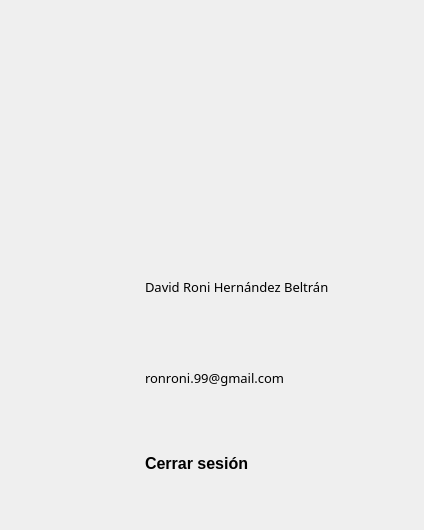
<?xml version="1.0" encoding="UTF-8"?>
<ui version="4.0">
 <class>Form</class>
 <widget class="QWidget" name="Form">
  <property name="geometry">
   <rect>
    <x>0</x>
    <y>0</y>
    <width>424</width>
    <height>530</height>
   </rect>
  </property>
  <property name="windowTitle">
   <string>Form</string>
  </property>
  <layout class="QVBoxLayout" name="verticalLayout">
   <item>
    <spacer name="verticalSpacer">
     <property name="orientation">
      <enum>Qt::Vertical</enum>
     </property>
     <property name="sizeHint" stdset="0">
      <size>
       <width>20</width>
       <height>40</height>
      </size>
     </property>
    </spacer>
   </item>
   <item>
    <layout class="QHBoxLayout" name="horizontalLayout">
     <item>
      <spacer name="horizontalSpacer_5">
       <property name="orientation">
        <enum>Qt::Horizontal</enum>
       </property>
       <property name="sizeHint" stdset="0">
        <size>
         <width>40</width>
         <height>20</height>
        </size>
       </property>
      </spacer>
     </item>
     <item>
      <widget class="QLabel" name="bel_imagenPerfilProfesor">
       <property name="minimumSize">
        <size>
         <width>180</width>
         <height>175</height>
        </size>
       </property>
       <property name="maximumSize">
        <size>
         <width>200</width>
         <height>200</height>
        </size>
       </property>
       <property name="styleSheet">
        <string notr="true"/>
       </property>
       <property name="text">
        <string/>
       </property>
       <property name="textInteractionFlags">
        <set>Qt::NoTextInteraction</set>
       </property>
      </widget>
     </item>
     <item>
      <spacer name="horizontalSpacer_6">
       <property name="orientation">
        <enum>Qt::Horizontal</enum>
       </property>
       <property name="sizeHint" stdset="0">
        <size>
         <width>40</width>
         <height>20</height>
        </size>
       </property>
      </spacer>
     </item>
    </layout>
   </item>
   <item>
    <spacer name="verticalSpacer_3">
     <property name="orientation">
      <enum>Qt::Vertical</enum>
     </property>
     <property name="sizeHint" stdset="0">
      <size>
       <width>20</width>
       <height>40</height>
      </size>
     </property>
    </spacer>
   </item>
   <item>
    <layout class="QHBoxLayout" name="horizontalLayout_3">
     <item>
      <spacer name="horizontalSpacer">
       <property name="orientation">
        <enum>Qt::Horizontal</enum>
       </property>
       <property name="sizeHint" stdset="0">
        <size>
         <width>40</width>
         <height>20</height>
        </size>
       </property>
      </spacer>
     </item>
     <item>
      <widget class="QLabel" name="label_4">
       <property name="minimumSize">
        <size>
         <width>60</width>
         <height>50</height>
        </size>
       </property>
       <property name="maximumSize">
        <size>
         <width>50</width>
         <height>50</height>
        </size>
       </property>
       <property name="baseSize">
        <size>
         <width>50</width>
         <height>50</height>
        </size>
       </property>
       <property name="styleSheet">
        <string notr="true">border-image: url(:/main/IMAGENES/profesor.png);
margin-left:10px;</string>
       </property>
       <property name="text">
        <string/>
       </property>
      </widget>
     </item>
     <item>
      <widget class="QLabel" name="bel_profesor_nombre">
       <property name="minimumSize">
        <size>
         <width>200</width>
         <height>20</height>
        </size>
       </property>
       <property name="maximumSize">
        <size>
         <width>200</width>
         <height>30</height>
        </size>
       </property>
       <property name="styleSheet">
        <string notr="true">font-family: TamilSangamMN;
font-size: 13px;</string>
       </property>
       <property name="text">
        <string>David Roni Hernández Beltrán</string>
       </property>
       <property name="openExternalLinks">
        <bool>true</bool>
       </property>
       <property name="textInteractionFlags">
        <set>Qt::TextSelectableByMouse</set>
       </property>
      </widget>
     </item>
     <item>
      <spacer name="horizontalSpacer_2">
       <property name="orientation">
        <enum>Qt::Horizontal</enum>
       </property>
       <property name="sizeHint" stdset="0">
        <size>
         <width>40</width>
         <height>20</height>
        </size>
       </property>
      </spacer>
     </item>
    </layout>
   </item>
   <item>
    <spacer name="verticalSpacer_4">
     <property name="orientation">
      <enum>Qt::Vertical</enum>
     </property>
     <property name="sizeHint" stdset="0">
      <size>
       <width>20</width>
       <height>40</height>
      </size>
     </property>
    </spacer>
   </item>
   <item>
    <layout class="QHBoxLayout" name="horizontalLayout_2">
     <item>
      <spacer name="horizontalSpacer_3">
       <property name="orientation">
        <enum>Qt::Horizontal</enum>
       </property>
       <property name="sizeHint" stdset="0">
        <size>
         <width>40</width>
         <height>20</height>
        </size>
       </property>
      </spacer>
     </item>
     <item>
      <widget class="QLabel" name="label_3">
       <property name="minimumSize">
        <size>
         <width>60</width>
         <height>50</height>
        </size>
       </property>
       <property name="maximumSize">
        <size>
         <width>50</width>
         <height>50</height>
        </size>
       </property>
       <property name="baseSize">
        <size>
         <width>50</width>
         <height>50</height>
        </size>
       </property>
       <property name="styleSheet">
        <string notr="true">border-image: url(:/main/IMAGENES/gmail.png);
margin-left:10px;</string>
       </property>
       <property name="text">
        <string/>
       </property>
      </widget>
     </item>
     <item>
      <widget class="QLabel" name="bel_profesor_correo">
       <property name="minimumSize">
        <size>
         <width>200</width>
         <height>20</height>
        </size>
       </property>
       <property name="maximumSize">
        <size>
         <width>16777215</width>
         <height>30</height>
        </size>
       </property>
       <property name="styleSheet">
        <string notr="true">font-family: TamilSangamMN;
font-size: 13px;</string>
       </property>
       <property name="text">
        <string>ronroni.99@gmail.com</string>
       </property>
       <property name="openExternalLinks">
        <bool>true</bool>
       </property>
       <property name="textInteractionFlags">
        <set>Qt::TextSelectableByMouse</set>
       </property>
      </widget>
     </item>
     <item>
      <spacer name="horizontalSpacer_4">
       <property name="orientation">
        <enum>Qt::Horizontal</enum>
       </property>
       <property name="sizeHint" stdset="0">
        <size>
         <width>40</width>
         <height>20</height>
        </size>
       </property>
      </spacer>
     </item>
    </layout>
   </item>
   <item>
    <spacer name="verticalSpacer_5">
     <property name="orientation">
      <enum>Qt::Vertical</enum>
     </property>
     <property name="sizeHint" stdset="0">
      <size>
       <width>20</width>
       <height>40</height>
      </size>
     </property>
    </spacer>
   </item>
   <item>
    <layout class="QHBoxLayout" name="horizontalLayout_4">
     <item>
      <spacer name="horizontalSpacer_7">
       <property name="orientation">
        <enum>Qt::Horizontal</enum>
       </property>
       <property name="sizeHint" stdset="0">
        <size>
         <width>40</width>
         <height>20</height>
        </size>
       </property>
      </spacer>
     </item>
     <item>
      <widget class="QCommandLinkButton" name="btn_cerrarSesion">
       <property name="minimumSize">
        <size>
         <width>160</width>
         <height>40</height>
        </size>
       </property>
       <property name="maximumSize">
        <size>
         <width>200</width>
         <height>40</height>
        </size>
       </property>
       <property name="font">
        <font>
         <family>Segoe UI</family>
         <pointsize>12</pointsize>
        </font>
       </property>
       <property name="text">
        <string>Cerrar sesión</string>
       </property>
       <property name="iconSize">
        <size>
         <width>0</width>
         <height>20</height>
        </size>
       </property>
       <property name="description">
        <string/>
       </property>
      </widget>
     </item>
     <item>
      <spacer name="horizontalSpacer_8">
       <property name="orientation">
        <enum>Qt::Horizontal</enum>
       </property>
       <property name="sizeHint" stdset="0">
        <size>
         <width>40</width>
         <height>20</height>
        </size>
       </property>
      </spacer>
     </item>
    </layout>
   </item>
   <item>
    <spacer name="verticalSpacer_6">
     <property name="orientation">
      <enum>Qt::Vertical</enum>
     </property>
     <property name="sizeHint" stdset="0">
      <size>
       <width>20</width>
       <height>40</height>
      </size>
     </property>
    </spacer>
   </item>
  </layout>
 </widget>
 <resources>
  <include location="../../../img.qrc"/>
 </resources>
 <connections/>
</ui>
